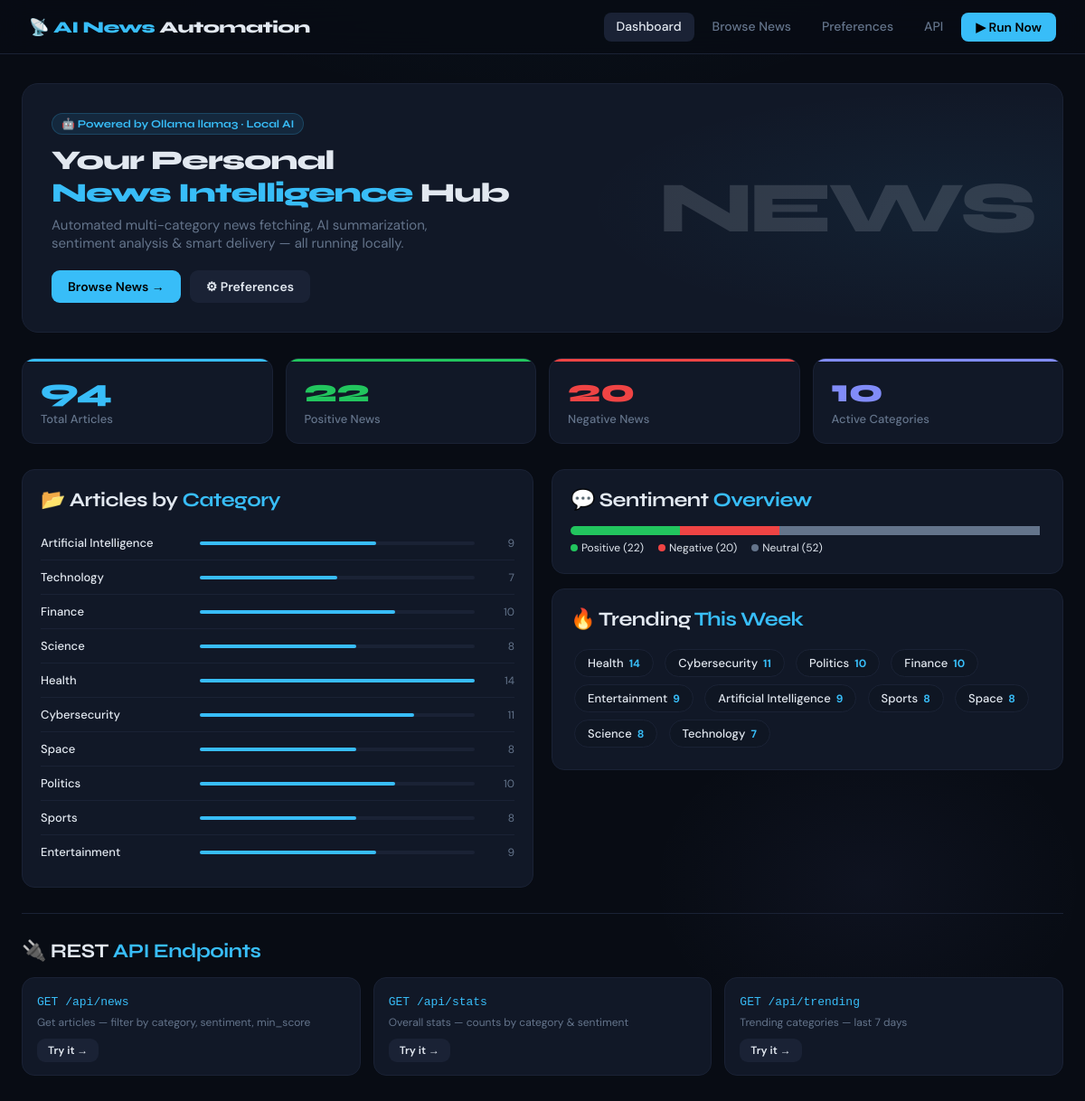
The page / on the database its author committed.
### tables this page shows
CREATE TABLE articles (
            id            INTEGER PRIMARY KEY AUTOINCREMENT,
            guid          TEXT UNIQUE,
            title         TEXT,
            link          TEXT,
            category      TEXT,
            source        TEXT,
            published_at  TEXT,
            fetched_at    TEXT DEFAULT (datetime('now')),
            summary       TEXT,
            sentiment     TEXT,
            importance    INTEGER DEFAULT 0,
            sent_email    INTEGER DEFAULT 0,
            sent_telegram INTEGER DEFAULT 0
        );

### dashboard/app.py (the view)
@app.route("/")
def index():
    prefs    = get_preferences()
    trending = get_trending(7)
    cats     = list(CATEGORIES.keys())
    all_arts = get_articles(limit=500)
    counts   = {}
    for cat in cats:
        counts[cat] = sum(1 for a in all_arts if a["category"] == cat)
    sentiment_counts = {
        "Positive": sum(1 for a in all_arts if a.get("sentiment") == "Positive"),
        "Negative": sum(1 for a in all_arts if a.get("sentiment") == "Negative"),
        "Neutral":  sum(1 for a in all_arts if a.get("sentiment") == "Neutral"),
    }
    return render_template("index.html",
        categories=cats,
        counts=counts,
        trending=trending,
        sentiment_counts=sentiment_counts,
        total=len(all_arts),
        prefs=prefs,
    )

### database/db.py (called while the page is built)
def get_conn():
    os.makedirs(os.path.dirname(DB_PATH), exist_ok=True)
    conn = sqlite3.connect(DB_PATH)
    conn.row_factory = sqlite3.Row
    return conn

def get_articles(category=None, sentiment=None, min_importance=0, limit=50):
    conn = get_conn()
    query  = "SELECT * FROM articles WHERE importance >= ?"
    params = [min_importance]
    if category:
        query  += " AND category=?"
        params.append(category)
    if sentiment:
        query  += " AND sentiment=?"
        params.append(sentiment)
    query += " ORDER BY published_at DESC LIMIT ?"
    params.append(limit)
    rows = conn.execute(query, params).fetchall()
    conn.close()
    return [dict(r) for r in rows]

def get_preferences():
    import json
    conn = get_conn()
    row = conn.execute("SELECT * FROM user_preferences ORDER BY id DESC LIMIT 1").fetchone()
    conn.close()
    if row:
        d = dict(row)
        d["categories"] = json.loads(d["categories"])
        return d
    return {}

def get_trending(days=7):
    conn = get_conn()
    rows = conn.execute("""
        SELECT category, COUNT(*) as count
        FROM articles
        WHERE fetched_at >= datetime('now', ?)
        GROUP BY category
        ORDER BY count DESC
    """, (f"-{days} days",)).fetchall()
    conn.close()
    return [dict(r) for r in rows]

### dashboard/templates/index.html (shortened to what this page needs)
{% extends "base.html" %}
{% block content %}
<div class="page">
  <div class="hero">
    <div>
      <div class="hero-badge">🤖 Powered by Ollama llama3 · Local AI</div>
      <h1>Your Personal<br><span>News Intelligence</span> Hub</h1>
      <p>Automated multi-category news fetching, AI summarization, sentiment analysis & smart delivery — all running locally.</p>
      <div class="hero-actions">
        <a href="/news" class="btn btn-primary">Browse News →</a>
        <a href="/preferences" class="btn btn-ghost">⚙ Preferences</a>
      </div>
    </div>
    <div style="font-size:80px;opacity:0.15;font-family:var(--font-h);font-weight:800;
                letter-spacing:-4px;line-height:1;">NEWS</div>
  </div>
  <div class="stats-grid">
    <div class="stat-card blue">
      <div class="stat-num" style="color:var(--accent)">{{ total }}</div>
      <div class="stat-label">Total Articles</div>
    </div>
    <div class="stat-card green">
      <div class="stat-num" style="color:var(--green)">{{ sentiment_counts.Positive }}</div>
      <div class="stat-label">Positive News</div>
    </div>
    <div class="stat-card red">
      <div class="stat-num" style="color:var(--red)">{{ sentiment_counts.Negative }}</div>
      <div class="stat-label">Negative News</div>
    </div>
    <div class="stat-card purple">
      <div class="stat-num" style="color:var(--accent2)">{{ counts.keys()|list|length }}</div>
      <div class="stat-label">Active Categories</div>
    </div>
  </div>
  <div class="two-col">
    <div class="card">
      <div class="section-title">📂 Articles by <span>Category</span></div>
      {% set max_count = (counts.values()|max) if (counts and counts.values()|max > 0) else 1 %}
      {% for cat, count in counts.items() %}
      <div class="cat-row">
        <div class="cat-name" style="min-width:160px;font-size:13px;font-weight:500;">{{ cat }}</div>
        <div class="cat-bar-wrap">
          <div class="cat-bar" style="width:{{ (count / max_count * 100)|int }}%"></div>
        </div>
        <div class="cat-count">{{ count }}</div>
      </div>
      {% else %}
      <p style="color:var(--muted);font-size:14px;padding:20px 0;">No articles yet. Click ▶ Run Now to fetch.</p>
      {% endfor %}
    </div>
    <div>
      <div class="card" style="margin-bottom:16px;">
        <div class="section-title">💬 Sentiment <span>Overview</span></div>
        {% set total_sent = sentiment_counts.Positive + sentiment_counts.Negative + sentiment_counts.Neutral %}
        {% if total_sent > 0 %}
        <div class="sentiment-bar">
          <div class="s-pos" style="width:{{ (sentiment_counts.Positive/total_sent*100)|int }}%"></div>
          <div class="s-neg" style="width:{{ (sentiment_counts.Negative/total_sent*100)|int }}%"></div>
          <div class="s-neu" style="width:{{ (sentiment_counts.Neutral/total_sent*100)|int }}%"></div>
        </div>
        <div class="s-legend">
          <span><span class="s-dot" style="background:var(--green)"></span>Positive ({{ sentiment_counts.Positive }})</span>
          <span><span class="s-dot" style="background:var(--red)"></span>Negative ({{ sentiment_counts.Negative }})</span>
          <span><span class="s-dot" style="background:var(--muted)"></span>Neutral ({{ sentiment_counts.Neutral }})</span>
        </div>
        {% else %}
        <p style="color:var(--muted);font-size:14px;">Run the pipeline to see sentiment data.</p>
        {% endif %}
      </div>
      <div class="card">
        <div class="section-title">🔥 Trending <span>This Week</span></div>
        {% for t in trending %}
        <span class="trend-chip">
          {{ t.category }}
          <span class="trend-count">{{ t.count }}</span>
        </span>
        {% else %}
        <p style="color:var(--muted);font-size:14px;">No trend data yet.</p>
        {% endfor %}
      </div>
    </div>
  </div>
  <hr>
  <div class="section-title">🔌 REST <span>API Endpoints</span></div>
  <div class="three-col">
    {% for endpoint, desc in [
      ('/api/news', 'Get articles — filter by category, sentiment, min_score'),
      ('/api/stats', 'Overall stats — counts by category & sentiment'),
      ('/api/trending', 'Trending categories — last 7 days')
    ] %}
    <div class="card" style="padding:14px 16px;">
      <code style="color:var(--accent);font-size:13px;">GET {{ endpoint }}</code>
      <p style="color:var(--muted);font-size:12px;margin-top:6px;">{{ desc }}</p>
      <a href="{{ endpoint }}" target="_blank" class="btn btn-ghost" style="margin-top:10px;font-size:12px;padding:5px 12px;">Try it →</a>
    </div>
    {% endfor %}
  </div>
</div>
{% endblock %}

### dashboard/templates/base.html (shortened to what this page needs)
<!DOCTYPE html>
<html lang="en">
<head>
</head>
<body>
<nav>
  <a class="nav-brand" href="/">📡 AI News <span>Automation</span></a>
  <div class="nav-links">
    <a href="/" class="{% if request.path=='/' %}active{% endif %}">Dashboard</a>
    <a href="/news" class="{% if request.path=='/news' %}active{% endif %}">Browse News</a>
    <a href="/preferences" class="{% if request.path=='/preferences' %}active{% endif %}">Preferences</a>
    <a href="/api/news" target="_blank">API</a>
    <a href="#" class="nav-run" id="runBtn">▶ Run Now</a>
  </div>
</nav>
{% block content %}{% endblock %}
</body>
</html>

### dashboard/templates/base.html (style rules this page uses)
:root { --bg: #080c14; --surface: #0f1623; --border: #1a2235; --card: #111827; --card-h: #161f31; --text: #e2e8f0; --muted: #64748b; --accent: #38bdf8; --accent2: #818cf8; --green: #22c55e; --red: #ef4444; --yellow: #f59e0b; --font-h: 'Syne', sans-serif; --font-b: 'DM Sans', sans-serif; }
*, *::before, *::after { box-sizing: border-box; margin: 0; padding: 0; }
html { scroll-behavior: smooth; }
body { background: var(--bg); color: var(--text); font-family: var(--font-b); min-height: 100vh; background-image: radial-gradient(ellipse 80% 50% at 50% -20%, rgba(56,189,248,0.07) 0%, transparent 60%), radial-gradient(ellipse 40% 30% at 80% 80%, rgba(129,140,248,0.05) 0%, transparent 50%); }
nav { position: sticky; top: 0; z-index: 100; background: rgba(8,12,20,0.85); backdrop-filter: blur(16px); border-bottom: 1px solid var(--border); padding: 0 32px; display: flex; align-items: center; justify-content: space-between; height: 60px; }
.nav-brand { font-family: var(--font-h); font-weight: 800; font-size: 18px; color: var(--accent); letter-spacing: -0.5px; text-decoration: none; }
.nav-brand span { color: var(--text); }
.nav-links { display: flex; gap: 6px; }
.nav-links a { color: var(--muted); text-decoration: none; padding: 6px 14px; border-radius: 8px; font-size: 14px; font-weight: 500; transition: all 0.2s; }
.nav-links a:hover, .nav-links a.active { color: var(--text); background: var(--border); }
.nav-run { background: var(--accent); color: #000 !important; font-weight: 600 !important; padding: 7px 16px !important; }
.page { max-width: 1200px; margin: 0 auto; padding: 32px 24px; }
.card { background: var(--card); border: 1px solid var(--border); border-radius: 14px; padding: 20px; transition: border-color 0.2s, transform 0.2s; }
.btn { display: inline-flex; align-items: center; gap: 6px; padding: 9px 18px; border-radius: 9px; font-size: 14px; font-weight: 600; border: none; cursor: pointer; transition: all 0.2s; font-family: var(--font-b); text-decoration: none; }
.btn-primary { background: var(--accent); color: #000; }
.btn-ghost { background: var(--border); color: var(--text); }
.section-title { font-family: var(--font-h); font-weight: 700; font-size: 22px; margin-bottom: 16px; letter-spacing: -0.5px; }
.section-title span { color: var(--accent); }
hr { border: none; border-top: 1px solid var(--border); margin: 28px 0; }

### rows shown on the page
articles: category "Technology", {{ (count / max_count * 100)|int }} 50 (drawn), importance "7"
articles: category "Science", {{ (count / max_count * 100)|int }} 57 (drawn), importance "8"
articles: category "Space", {{ (count / max_count * 100)|int }} 57 (drawn), importance "8"

### other values the page prints
{{ total }} "94"
{{ sentiment_counts.Positive }} "22"
{{ sentiment_counts.Negative }} "20"
{{ counts.keys()|list|length }} "10"
{{ cat }} "Artificial Intelligence" "Finance" "Health" "Cybersecurity" "Politics" "Sports" "Entertainment"
{{ count }} "9" "10" "14" "11" "10" "8" "9"
{{ sentiment_counts.Neutral }} "52"
{{ t.category }} "Health" "Cybersecurity" "Politics" "Finance" "Entertainment" "Artificial Intelligence" "Sports" "Space" "Science" "Technology"
{{ t.count }} "14" "11" "10" "10" "9" "9" "8" "8" "8" "7"
{{ endpoint }} "/api/news" "/api/stats" "/api/trending"
{{ desc }} "Get articles — filter by category, sentiment, min_score" "Overall stats — counts by category & sentiment" "Trending categories — last 7 days"
